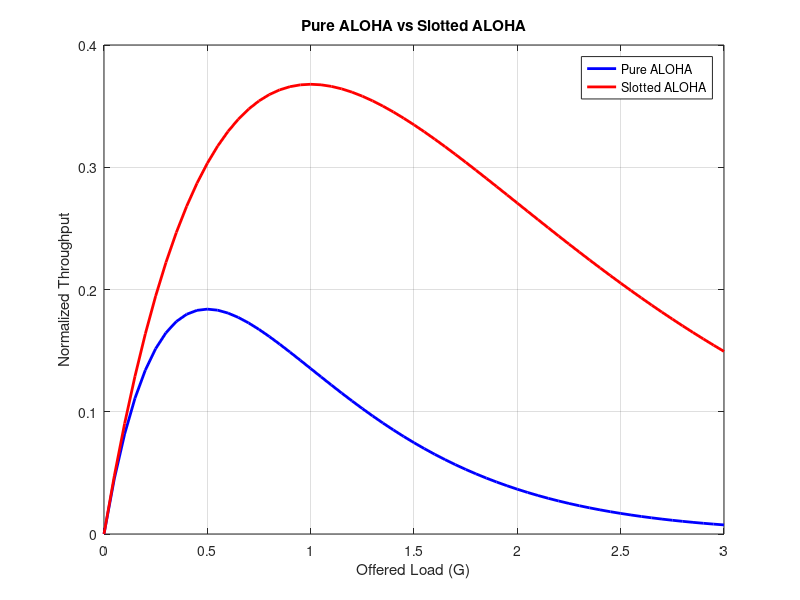

Source code (MATLAB): (Note: this script raises an error after producing the figure.)
clc; clear; close all;

G = 0:0.05:3;

pure = G .* exp(-2*G);
slotted = G .* exp(-G);

figure;
plot(G, pure, 'b-', 'LineWidth', 2);
hold on;
plot(G, slotted, 'r-', 'LineWidth', 2);
xlabel('Offered Load (G)');
ylabel('Normalized Throughput');
title('Pure ALOHA vs Slotted ALOHA');
legend('Pure ALOHA','Slotted ALOHA');
grid on;

[maxPure, i1] = max(pure);
[maxSlotted, i2] = max(slotted);

fprintf('Pure maximum = %.4f at G = %.2f\n', maxPure, G(i1));
fprintf('Slotted maximum = %.4f at G = %.2f\n', ...
    maxSlotted, G(i2));

testG = [0.5 1.0 2.0];
disp(table(testG', ...
    (testG .* exp(-2*testG))', ...
    (testG .* exp(-testG))', ...
    'VariableNames', {'G','PureThroughput','SlottedThroughput'}));
